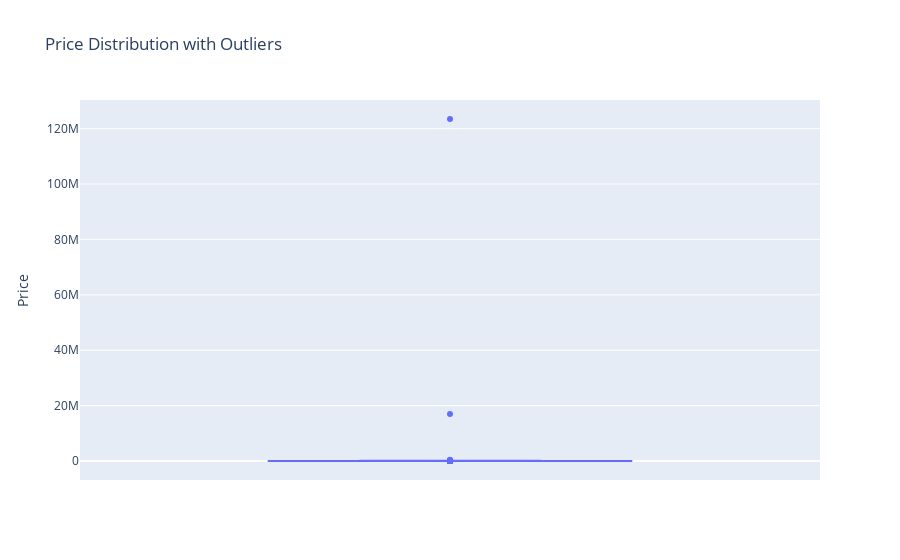

The notebook cell this image was saved under:
### Markdown cell above
### Graph time

### Code cell
fig = px.box(df, y='price', title='Price Distribution with Outliers')
fig.update_layout(yaxis_title='Price')
fig.show()

### Figure 1 — Plotly figure (JSON) as saved in the notebook; plotly's stock layout.template omitted (floating-point values rounded to 4 significant figures; data arrays with more than 128 entries replaced by an {"elided": "..."} marker saying what was removed)
{"data": [{"alignmentgroup": "True", "hovertemplate": "price=%{y}<extra></extra>", "legendgroup": "", "marker": {"color": "#636efa"}, "name": "", "notched": false, "offsetgroup": "", "orientation": "v", "showlegend": false, "type": "box", "x0": " ", "xaxis": "x", "y": {"elided": "8961 int values"}, "y0": " ", "yaxis": "y"}], "layout": {"boxmode": "group", "legend": {"tracegroupgap": 0}, "title": {"text": "Price Distribution with Outliers"}, "xaxis": {"anchor": "y", "domain": [0, 1]}, "yaxis": {"anchor": "x", "domain": [0, 1], "title": {"text": "Price"}}}}
